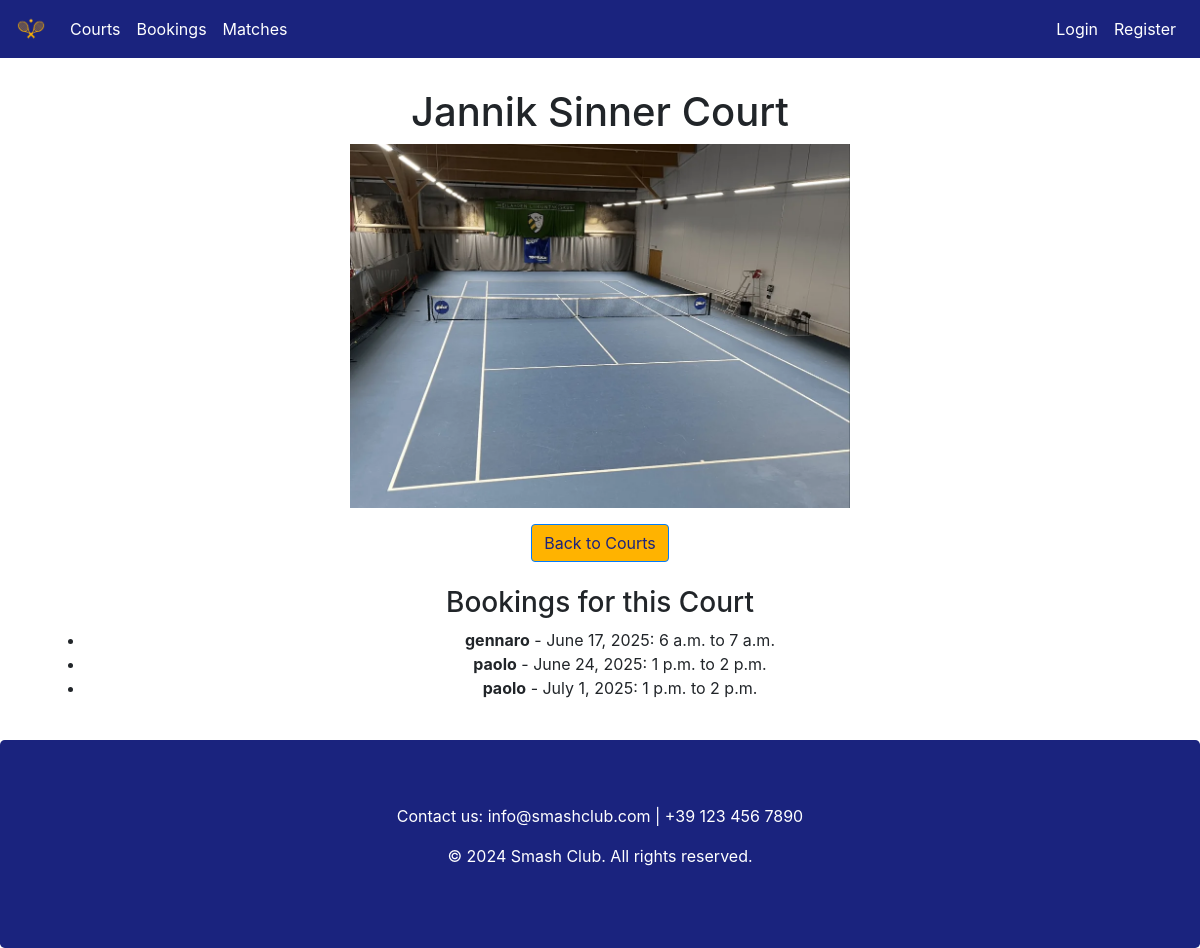
Page /bookings/courts/1/ on the earlier database version.
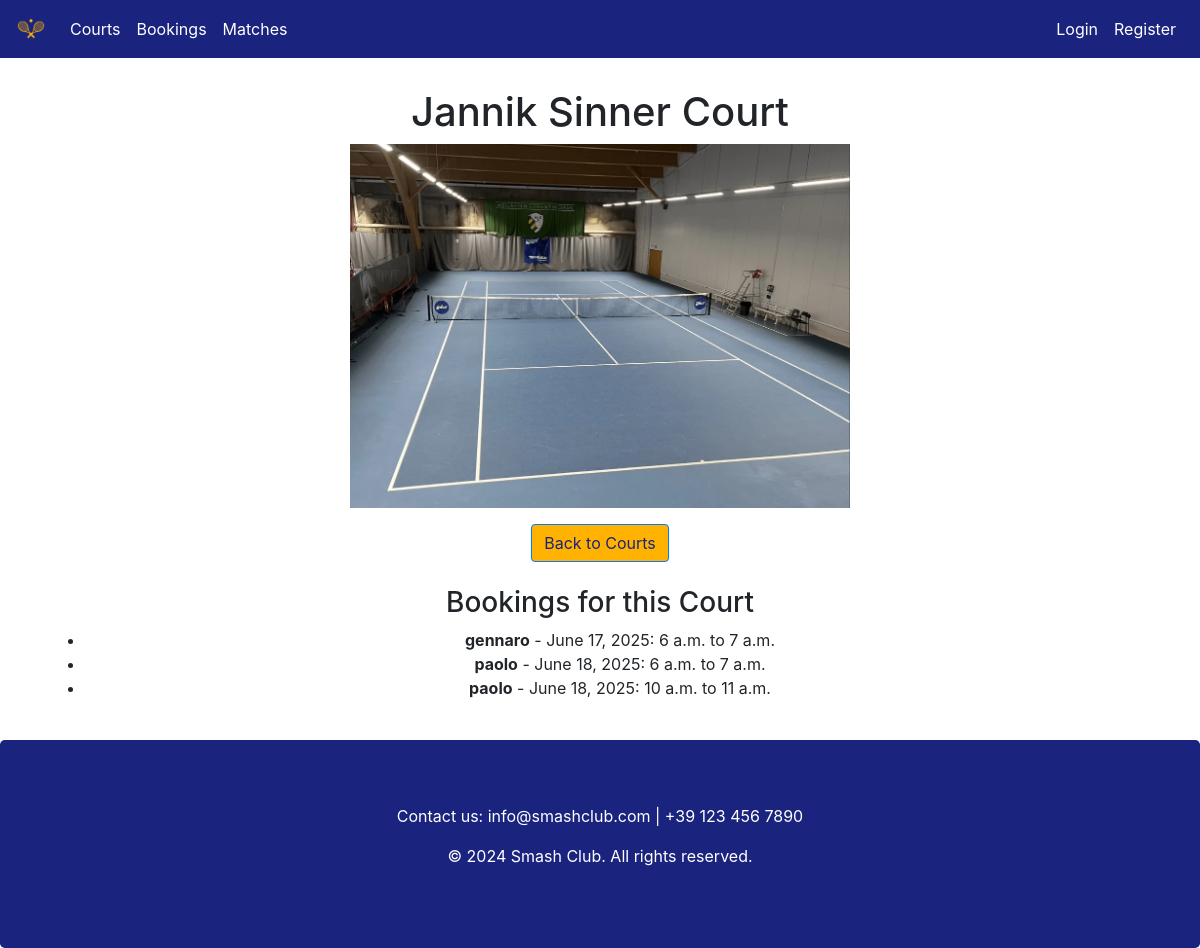
Same page on the later database version.
### booking/models.py (models this page shows, shortened)
class Booking(models.Model):
    court = models.ForeignKey(Court, on_delete=models.CASCADE, related_name='bookings')
    user = models.ForeignKey(settings.AUTH_USER_MODEL, on_delete=models.CASCADE, related_name='bookings')
    start_time = models.DateTimeField()
    end_time = models.DateTimeField()
    cancellable_until = models.DateTimeField(null=True, blank=True)
    class Meta:
        constraints = [
            models.UniqueConstraint(fields=['court', 'start_time'], name='unique_booking_slot')
        ]
        ordering = ['start_time']

### booking/views.py (the view)
# urls.py: path('courts/<int:pk>/', views.CourtDetailView.as_view(), name='court_detail'),
class CourtDetailView(DetailView):
    model = Court
    template_name = 'court_detail.html'
    context_object_name = 'court'
    def get_context_data(self, **kwargs):
        context = super().get_context_data(**kwargs)
        context['title'] = 'Court Details'
        bookings = Booking.objects.filter(court=self.object).filter(start_time__gte=now()).order_by('start_time')
        context['bookings'] = bookings
        return context

### booking/templates/court_detail.html (shortened to what this page needs)
{% extends 'base.html' %}
{% block content %}
<h1>{{ court.name }}</h1>
<img src="{{ court.image.url }}" alt="Court image" style="max-width:500px;">
<a href="{% url 'booking:court_list' %}" class="btn btn-primary">Back to Courts</a>
<br>
<br>
<h3>Bookings for this Court</h3>
{% if bookings %}
    <ul>
        {% for booking in bookings %}
            <li>
                <strong>{{ booking.user.username }}</strong> - {{ booking.start_time.date }}: {{ booking.start_time.time }} to {{ booking.end_time.time }}
            </li>
        {% endfor %}
    </ul>
{% else %}
    <p>No bookings available for this court.</p>
{% endif %}
{% endblock %}

Differences in the rows shown:
removed Booking: user.username "paolo", start_time "June 24, 2025", start_time.time "1 p.m.", end_time.time "2 p.m."
removed Booking: user.username "paolo", start_time "July 1, 2025", start_time.time "1 p.m.", end_time.time "2 p.m."
added Booking: user.username "paolo", start_time "June 18, 2025", start_time.time "6 a.m.", end_time.time "7 a.m."
added Booking: user.username "paolo", start_time "June 18, 2025", start_time.time "10 a.m.", end_time.time "11 a.m."
